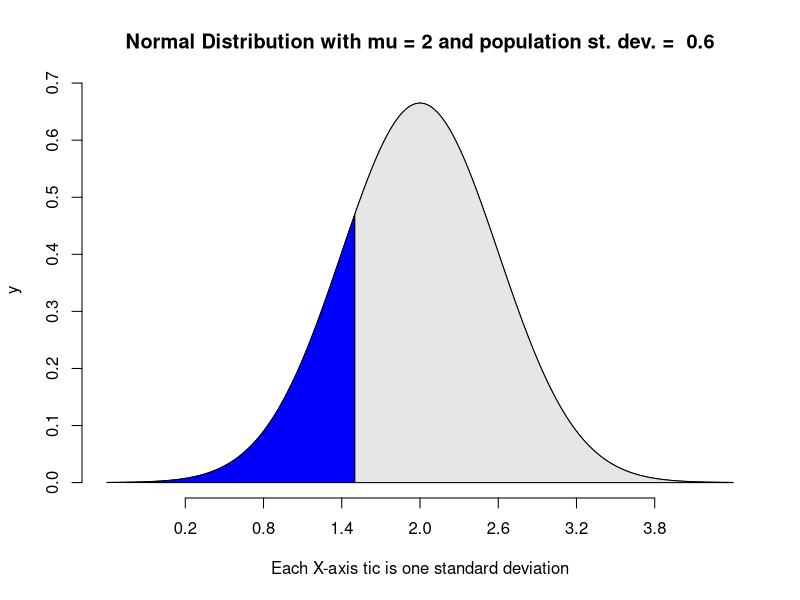

The R script that drew this image: (Note: this script raises an error after producing the figure.)
# Source:  https://www.dummies.com/education/math/statistics/z-testing-r/

#The distance from the sample mean to the population mean in units 
#of the standard error

z.test.one.sample = function(
    sample.mean, 
    sample.size, 
    popmu, 
    popstdev, 
    alpha.level) {
  
  # sample.mean is your sample mean
  # sample.size is the number of values in your sample mean
  # popmu is the population mean
  # popvar is the population standard deviation
  
  one.tail.p <- NULL
  
  #compute the z-score
  
  stderror.of.pop.mean <- popstdev/sqrt(sample.size)
  z.score <- (sample.mean-popmu)/stderror.of.pop.mean
  
  one.tail.p <- round(pnorm(abs(z.score),lower.tail = FALSE),5)
  
  number.tails <- 2
  
  x.percentile.lower <- qnorm((1-(1-alpha.level))/number.tails, mean=0, sd=1)
  x.percentile.upper <- x.percentile.lower*-1

  z.probability <- pnorm(z.score)*number.tails
  
  x.percentile.lower <- qnorm((alpha.value/number.tails), mean=0, sd=1)
  
  
  z.confidence_interval_upper = sample.mean + x.percentile.lower*stderror.of.pop.mean
  z.confidence_interval_lower = sample.mean - x.percentile.lower*stderror.of.pop.mean
  
  return (list("z" = z.score, 
               "z score probability" = z.probability,
               "stderrorOfPopMean" = stderror.of.pop.mean,
               "conf int upper limit" =  z.confidence_interval_upper,
               "conf int lower limit" = z.confidence_interval_lower,
               "x.percentile.lower" = x.percentile.lower,
               "x.percentile.upper" = x.percentile.upper))
  
}

z.test.vector = function(x, popmu, popstdev) {
  # x is your data set/observations
  # popmu is the population mean
  # popvar is the population standard deviation
  
  one.tail.p <- NULL
  
  #compute the z-score
  
  stderror.of.pop.mean <- popstdev/sqrt(length(x))
  z.score <- round((mean(x)-popmu)/stderror.of.pop.mean, 3)
  
  one.tail.p <- round(pnorm(abs(z.score),lower.tail = FALSE),5)
  
  #cat("z score:", z.score, "\n")
  #cat("one-tailed probability:", one.tail.p, "\n")
  #cat("two-tailed probability:", 2*one.tail.p, "\n")
  
  return (list("z" = z.score, 
               "stderrorOfPopMean" = stderror.of.pop.mean,
               "one.tail.probability" = one.tail.p,
               "two.tail.probability" = 2*one.tail.p))
  
}

IQ.data.vector <- c(100,103,104,109,109,88, 103, 155, 119, 103, 116,105,108,97)

z.results <- z.test.vector(IQ.data.vector, 100, 15)




#######################################################################
##### Katie Ann Jager vidoe on Normal distribution
# https://www.youtube.com/watch?v=QkmSUq498iY

mu = 2
stdev = 0.6
x = 1.5

#Draw the normal distribution, with x axis
#marked off in standard deviations.
#graph centered at the population mean of 2

range = seq(mu-4*stdev, mu+4*stdev, 0.01)

#density function to generate range for x values
y = dnorm(x=range, mean = mu, sd = stdev)

mainTitle = paste("Normal Distribution with mu =",
                  mu, "and population st. dev. = ",
                  stdev,
                  sep=" ")

plot(range, 
     y, 
     xlab="Each X-axis tic is one standard deviation",
     main = mainTitle, type='l', ylim = c(0, max(y)+0.01), axes = FALSE)
#generate axes as you wish
axis(1, at=seq(mu-3*stdev, mu+3*stdev, stdev))
axis(2)

#CREATES A SECOND POLYGON that fits within the curve just drawn
#finding the X value in the curve and coloring area to the left of X
#combine values zero, a sequence from the lowest range value through x
#in increments of 0.01
cord.a = c(0, seq(min(range),x,0.01),                   x)
cord.b = c(0, dnorm(seq(min(range),x,0.01), mu, stdev), 0)
polygon(cord.a, cord.b, col="blue")

cord.c = c(x, seq(x, max(range), 0.01),                   max(range))
cord.d = c(0, dnorm(seq(x, max(range), 0.01), mu, stdev), 0)
polygon(cord.c, cord.d, col=grey(0.90))

p.left.of.x <- pnorm(x, mu, stdev)
p.right.of.x <- 1-pnorm(x, mu, stdev)

#################################
#WIKIPEDIA EXAMPLE: https://en.wikipedia.org/wiki/Z-test


#Suppose that in a particular geographic region, the mean and standard 
#deviation of scores on a reading test are 100 points, and 12 points, 
#respectively. Our interest is in the scores of 55 students in a particular 
#school who received a mean score of 96. We can ask whether this mean score 
#is significantly lower than the regional mean—that is, are the students 
#in this school comparable to a simple random sample of 55 students 
#from the region as a whole, or are their scores surprisingly low?

alpha.value <- 0.05
number.tails <- 2
popmu = 100
popstdev=12

x.percentile.lower <- qnorm((alpha.value/number.tails), mean=0, sd=1)
x.percentile.upper <- qnorm(1-(alpha.value/number.tails), mean=0, sd=1)

z.results <- z.test.one.sample(sample.mean=96, 
                               sample.size=55, 
                               popmu=popmu, 
                               popstdev=popstdev,
                               alpha.level = alpha.value)

cat ("The sample mean is ", z.results$z, " standard error units from ",
       "the population mean of ", popmu)


builtin.z.test <- z.test()

z.results <- z.test.one.sample(sample.mean=346, 
                               sample.size=50, 
                               popmu=popmu, 
                               popstdev=108,
                               alpha.level = alpha.value)

cat ("The sample mean is ", z.results$z, " standard error units from ",
     "the population mean of ", popmu)

popmu=191
z.results <- z.test.one.sample(sample.mean=197.1, 
                               sample.size=100, 
                               popmu=popmu, 
                               popstdev=25.6,
                               alpha.level = alpha.value)

cat ("The sample mean is ", z.results$z, " standard error units from ",
     "the population mean of ", popmu)



